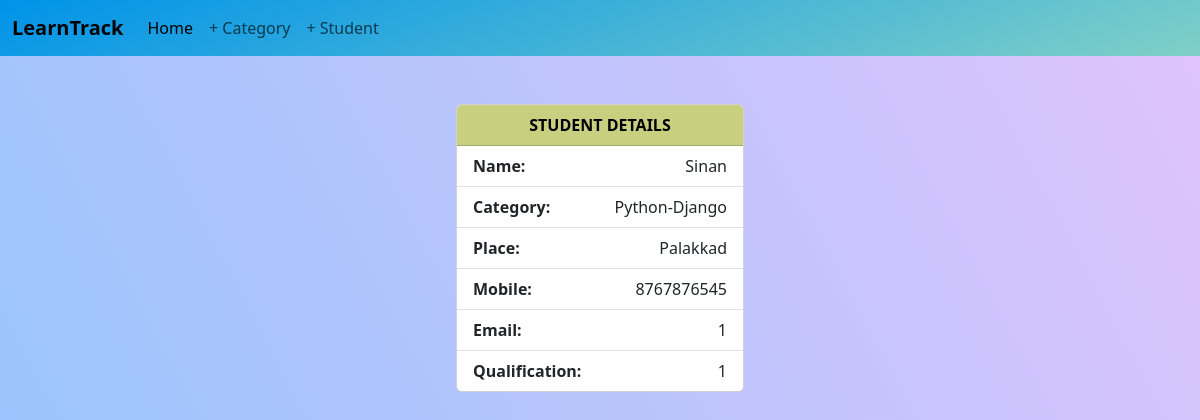
Page /student/1/ on the earlier database version.
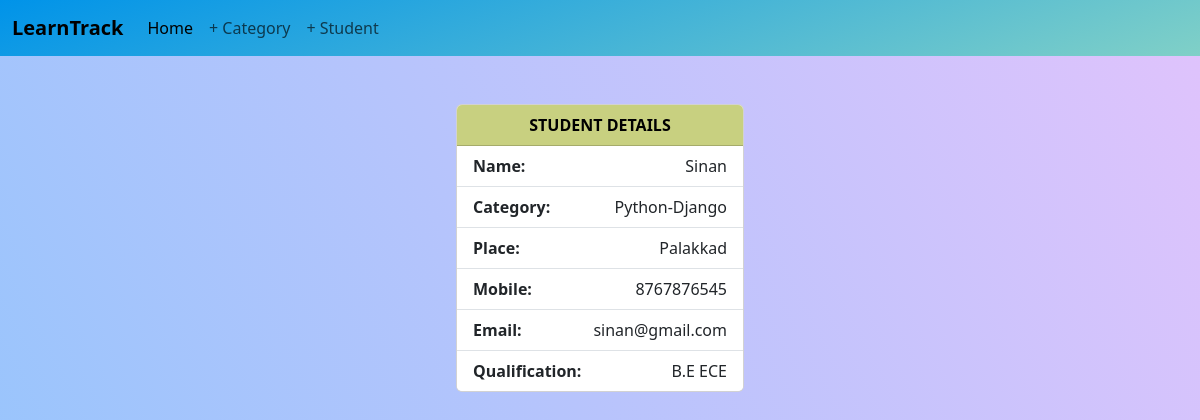
Same page on the later database version.
### StudentHub/models.py (models this page shows, shortened)
class Student(models.Model):
    student_name = models.CharField(max_length=200)
    category_name = models.ForeignKey(Category, on_delete=models.CASCADE, related_name="category")
    place = models.CharField(max_length=200)
    mobile_number = models.CharField(max_length=200)
    email = models.CharField(max_length=200)
    qualification = models.CharField(max_length=200)
    created_date = models.DateTimeField(auto_now_add=True)
    updated_date = models.DateTimeField(auto_now=True)
    is_active = models.BooleanField(default=True)

class Category(models.Model):
    category_name = models.CharField(max_length=200, unique=True)
    created_date = models.DateTimeField(auto_now_add=True)
    updated_date = models.DateTimeField(auto_now=True)
    is_active = models.BooleanField(default=True)
    def __str__(self):
        return self.category_name

### StudentHub/views.py (the view)
# urls.py: path("student/<int:pk>/", views.StudentDetailView.as_view(), name="student-detail"),
class StudentDetailView(View):
    def get(self,request,*args,**kwargs):
        id=kwargs.get('pk')
        qs=Student.objects.get(id=id)
        return render(request,'student_detail.html',{'data':qs})

### StudentHub/templates/student_detail.html (shortened to what this page needs)
<!DOCTYPE html>
<html lang="en">
<head>
  <link href="https://cdn.jsdelivr.net/npm/bootstrap@5.3.3/dist/css/bootstrap.min.css" rel="stylesheet"
>
</head>
<body>
  <nav class="navbar navbar-expand-lg bg-body-tertiary">
    <div class="container-fluid">
      <a class="navbar-brand fw-bolder" href="#">LearnTrack</a>
      <div class="collapse navbar-collapse" id="navbarSupportedContent">
        <ul class="navbar-nav me-auto mb-2 mb-lg-0">
          <li class="nav-item">
            <a class="nav-link active" aria-current="page" href="{% url 'home' %}">Home</a>
          </li>
          <li class="nav-item">
            <a class="nav-link" href="{% url 'category-add' %}">+ Category</a>
          </li>
          <li class="nav-item">
            <a class="nav-link" href="{% url 'student-add' %}">+ Student</a>
          </li>
        </ul>
      </div>
    </div>
  </nav>
  <center>
    <div class="card mt-5" style="width: 18rem;">
      <div class="card-header fw-bolder">
        STUDENT DETAILS
      </div>
      <ul class="list-group list-group-flush">
        <li class="list-group-item"><span><b>Name:</b></span> <span>{{data.student_name}}</span></li>
        <li class="list-group-item"><span><b>Category:</b></span> <span>{{data.category_name}}</span></li>
        <li class="list-group-item"><span><b>Place:</b></span> <span>{{data.place}}</span></li>
        <li class="list-group-item"><span><b>Mobile:</b></span> <span>{{data.mobile_number}}</span></li>
        <li class="list-group-item"><span><b>Email:</b></span> <span>{{data.email}}</span></li>
        <li class="list-group-item"><span><b>Qualification:</b></span> <span>{{data.qualification}}</span></li>
      </ul>
    </div>
  </center>
</body>
</html>

### StudentHub/templates/student_detail.html (style rules this page uses)
body { background-color: #8EC5FC; background-image: linear-gradient(62deg, #8EC5FC 0%, #E0C3FC 100%); background-repeat: no-repeat; background-size: 100% 900px; }
.navbar { background-color: #0093E9; background-image: linear-gradient(160deg, #0093E9 0%, #80D0C7 100%); }
.card-header { background-color: #c8d080; color: #000000; }
.list-group-item { display: flex; justify-content: space-between; }

Differences in the rows shown:
changed Student "Sinan": email "1" → "sinan@gmail.com"; qualification "1" → "B.E ECE"
